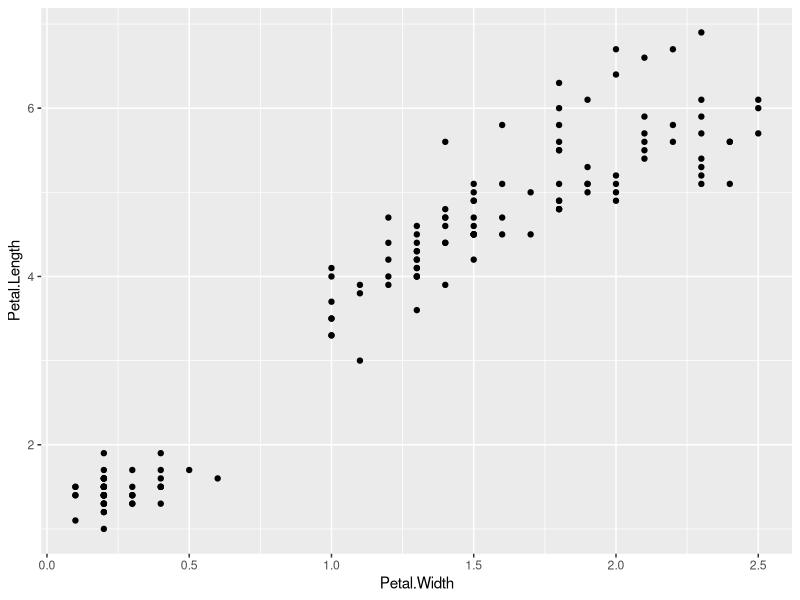
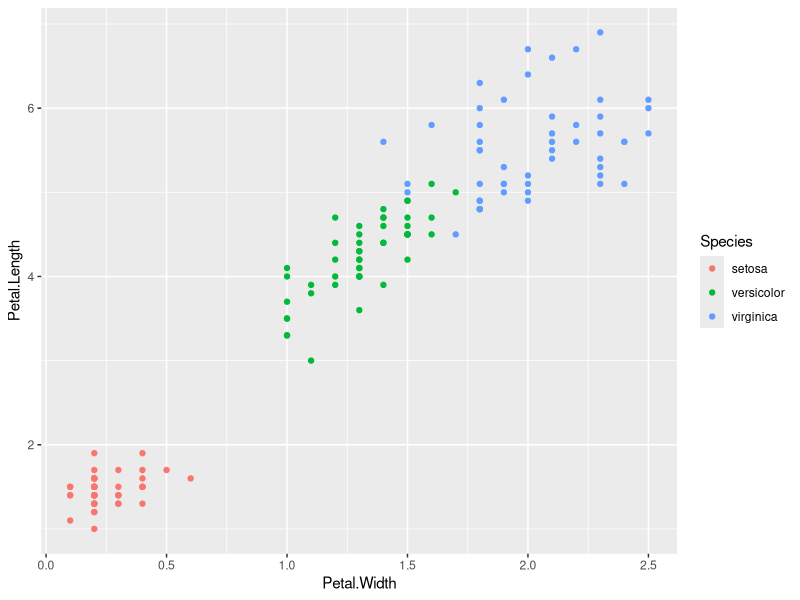
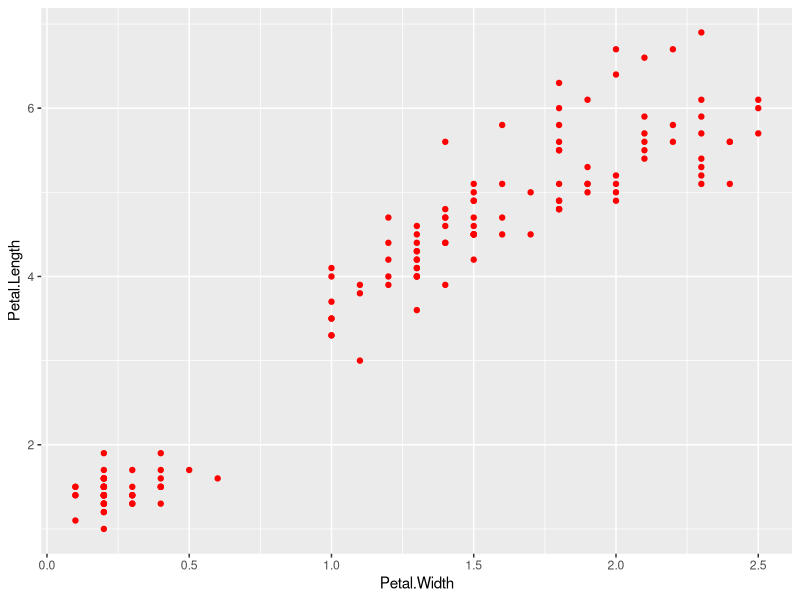
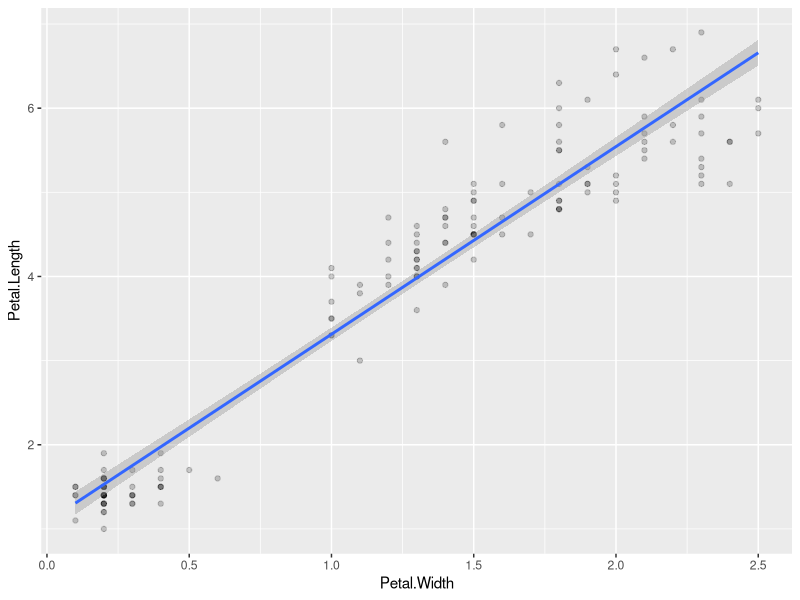
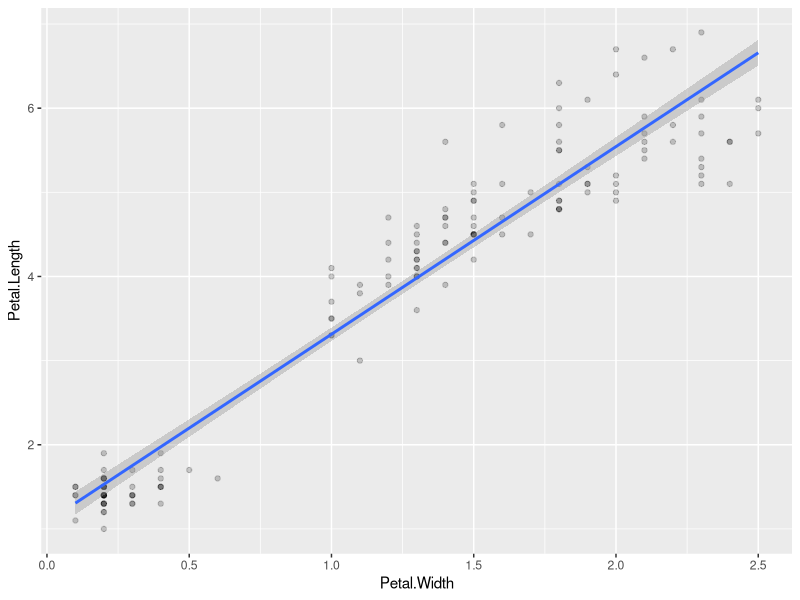

Reproduce these figures in R, in order. (Note: this script raises an error after producing the figures.)
## ---- chunk 1
library(ggplot2)
## ---- chunk 2
iris <- iris
ggplot(data = iris) + 
  geom_point(aes(x = Petal.Width, y = Petal.Length))
## ---- chunk 3
ggplot(data = iris) + 
  geom_point(aes(x = Petal.Width, y = Petal.Length, color = Species))
## ---- chunk 4
ggplot(data = iris) + 
  geom_point(aes(x = Petal.Width, y = Petal.Length), color = "red")
## ---- chunk 5
ggplot(iris) + 
  geom_point(aes(x = Petal.Width, y = Petal.Length), alpha = 0.2) + 
  geom_smooth(aes(x = Petal.Width, y = Petal.Length), method = "lm")
## ---- chunk 6
ggplot(iris, aes(x = Petal.Width, y = Petal.Length)) + 
  geom_point(alpha = 0.2) + 
  geom_smooth(method = "lm")
## ---- chunk 7
ggplot(graphique1) +
  geom_point(aes(x=log(Gross_Domestic_Product_GDP),
                 y=log(Maternal_mortality_ratio),
                 color=Continent))+
  labs(title="Mortalité maternelle en fonction du PIB par habitant",
       subtitle="En 2015",
       x="PIB",
       y="Taux de mortalité de la mère \n(pour 100 000 naissances)",
       caption="Source : ODD / ONU")
## ---- chunk 8
ggplot2::ggplot(data = diamonds) +
	geom_point(mapping = aes(x = carat, y = price)) +
	facet_wrap(~cut)
